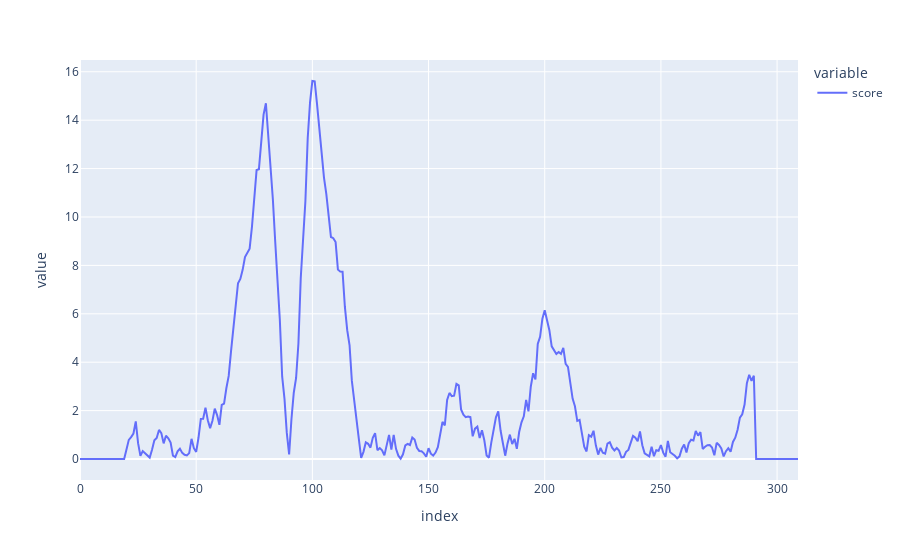

Here is the notebook cell this chart was saved with:
### Code cell
px.line(detection_scores)

### Figure 1 — Plotly figure (JSON) as saved in the notebook; plotly's stock layout.template omitted (floating-point values rounded to 4 significant figures; data arrays with more than 128 entries replaced by an {"elided": "..."} marker saying what was removed)
{"data": [{"hovertemplate": "variable=score<br>index=%{x}<br>value=%{y}<extra></extra>", "legendgroup": "score", "line": {"color": "#636efa", "dash": "solid"}, "marker": {"symbol": "circle"}, "mode": "lines", "name": "score", "orientation": "v", "showlegend": true, "type": "scatter", "x": {"elided": "310 int values"}, "xaxis": "x", "y": {"elided": "310 float values"}, "yaxis": "y"}], "layout": {"legend": {"title": {"text": "variable"}, "tracegroupgap": 0}, "margin": {"t": 60}, "xaxis": {"anchor": "y", "domain": [0, 1], "title": {"text": "index"}}, "yaxis": {"anchor": "x", "domain": [0, 1], "title": {"text": "value"}}}}
